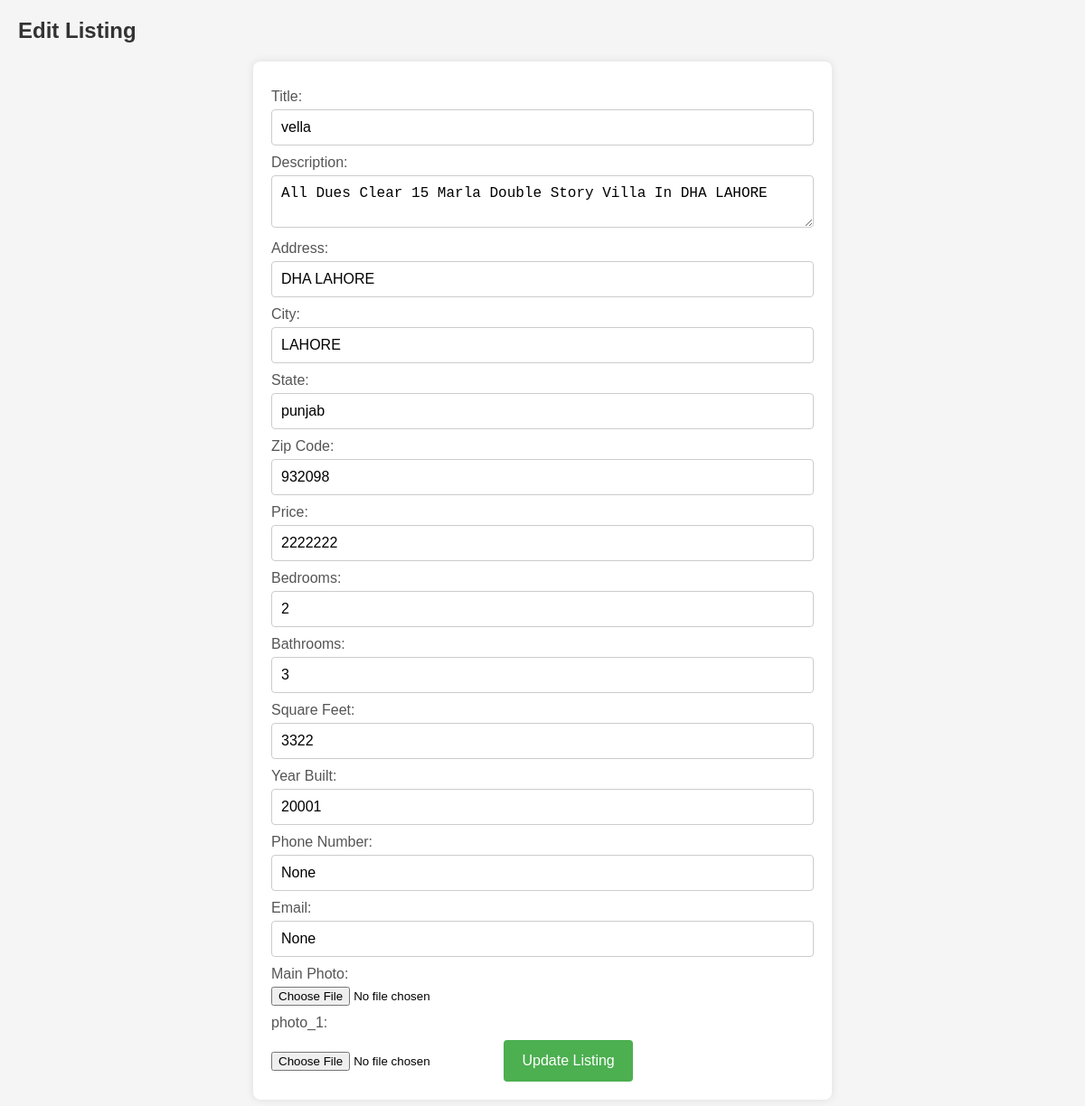
The app's page /edit_listing/2/ with its own data.
### accounts/models.py (models this page shows, shortened)
class Listing(models.Model):
    seller = models.ForeignKey(settings.AUTH_USER_MODEL, on_delete=models.CASCADE)
    title = models.CharField(max_length=200)
    description = models.TextField()
    address = models.CharField(max_length=200)
    city = models.CharField(max_length=100)
    state = models.CharField(max_length=100)
    zip_code = models.CharField(max_length=10)
    price = models.IntegerField()
    bedrooms = models.IntegerField()
    bathrooms = models.IntegerField()
    square_feet = models.IntegerField()
    year_built = models.IntegerField()
    photo_main = models.ImageField(upload_to='property_photos')
    photo_1 = models.ImageField(blank=True, upload_to='property_photos')
    photo_2 = models.ImageField(blank=True, upload_to='property_photos')
    photo_3 = models.ImageField(blank=True, upload_to='property_photos')
    photo_4 = models.ImageField(blank=True, upload_to='property_photos')
    photo_5 = models.ImageField(blank=True, upload_to='property_photos')
    photo_6 = models.ImageField(blank=True, upload_to='property_photos')
    list_date = models.DateTimeField(auto_now_add=True)
    phone_number = models.CharField(max_length=15, blank=False, null=True)
    email = models.EmailField(blank=False, null=True)
    is_approved = models.BooleanField(default=False)

### accounts/views.py (the view, shortened to what this page needs)
# urls.py: path('edit_listing/<int:listing_id>/', views.edit_listing, name='edit_listing'),
def edit_listing(request, listing_id):
    listing = get_object_or_404(Listing, id=listing_id)
    return render(request, 'accounts/edit_listing.html', {'listing': listing})

### accounts/templates/accounts/edit_listing.html (shortened to what this page needs)
<!DOCTYPE html>
<html lang="en">
<head>
</head>
<body>
    <h2>Edit Listing</h2>
    <form method="post">
        <label for="title">Title:</label>
        <input type="text" id="title" name="title" value="{{ listing.title }}" required>
        <label for="description">Description:</label>
        <textarea id="description" name="description" required>{{ listing.description }}</textarea>
        <label for="address">Address:</label>
        <input type="text" id="address" name="address" value="{{ listing.address }}" required>
        <label for="city">City:</label>
        <input type="text" id="city" name="city" value="{{ listing.city }}" required>
        <label for="state">State:</label>
        <input type="text" id="state" name="state" value="{{ listing.state }}" required>
        <label for="zip_code">Zip Code:</label>
        <input type="text" id="zip_code" name="zip_code" value="{{ listing.zip_code }}" required>
        <label for="price">Price:</label>
        <input type="text" id="price" name="price" value="{{ listing.price }}" required>
        <label for="bedrooms">Bedrooms:</label>
        <input type="number" id="bedrooms" name="bedrooms" value="{{ listing.bedrooms }}" required>
        <label for="bathrooms">Bathrooms:</label>
        <input type="number" id="bathrooms" name="bathrooms" value="{{ listing.bathrooms }}" required>
        <label for="square_feet">Square Feet:</label>
        <input type="number" id="square_feet" name="square_feet" value="{{ listing.square_feet }}" required>
        <label for="year_built">Year Built:</label>
        <input type="number" id="year_built" name="year_built" value="{{ listing.year_built }}" required>
        <label for="phone_number">Phone Number:</label>
        <input type="text" id="phone_number" name="phone_number" value="{{listing.phone_number}}">
        <label for="email">Email:</label>
        <input type="email" id="email" name="email" value="{{listing.email}}">
        <label for="photo_main">Main Photo:</label>
        <input type="file" id="photo_main" name="photo_main" accept="image/*">
        <label for="photo_1">photo_1:</label>
        <input type="file" id="photo_1" name="photo_1" accept="image/*">
        <button type="submit">Update Listing</button>
    </form>
</body>
</html>

### accounts/templates/accounts/edit_listing.html (style rules this page uses)
body { font-family: Arial, sans-serif; background-color: #f5f5f5; margin: 0; padding: 20px; }
h2 { font-size: 24px; color: #333; margin-top: 0; }
form { background-color: #fff; border-radius: 8px; box-shadow: 0 0 10px rgba(0, 0, 0, 0.1); padding: 20px; max-width: 600px; margin: 0 auto; }
label { display: block; margin-top: 10px; font-size: 16px; color: #555; }
input[type="text"], input[type="number"], input[type="email"], textarea, select { width: 100%; padding: 10px; margin-top: 5px; border: 1px solid #ccc; border-radius: 4px; box-sizing: border-box; font-size: 16px; }
input[type="file"] { margin-top: 5px; }
button[type="submit"] { background-color: #4CAF50; color: white; padding: 14px 20px; margin-top: 10px; border: none; border-radius: 4px; cursor: pointer; font-size: 16px; }

### records on screen
Listing: title "vella", description "All Dues Clear 15 Marla Double Story Villa In DHA LAHORE", address "DHA LAHORE", city "LAHORE", state "punjab", zip_code "932098", price "2222222", bedrooms "2", bathrooms "3", square_feet "3322", year_built "20001", phone_number "None", email "None"
